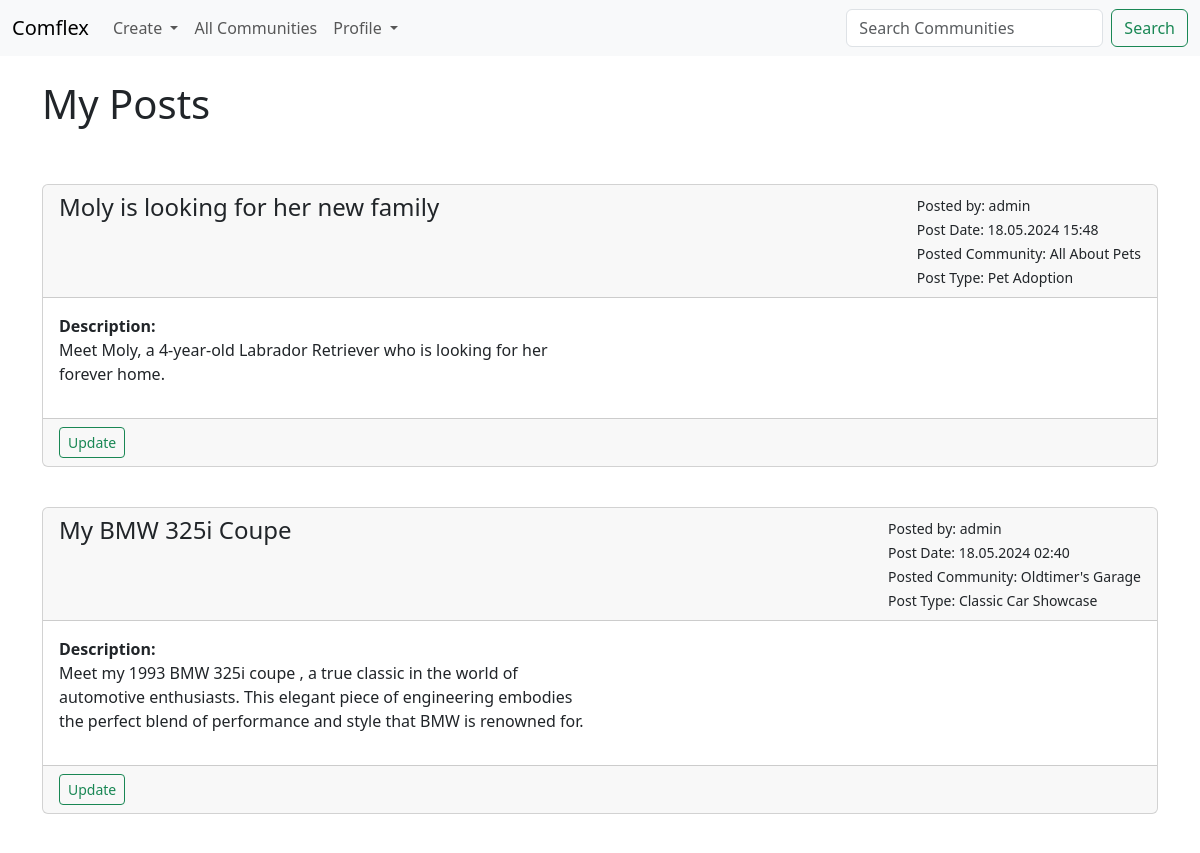
/my_posts (signed in, upper part), run on an earlier commit of the app's database.
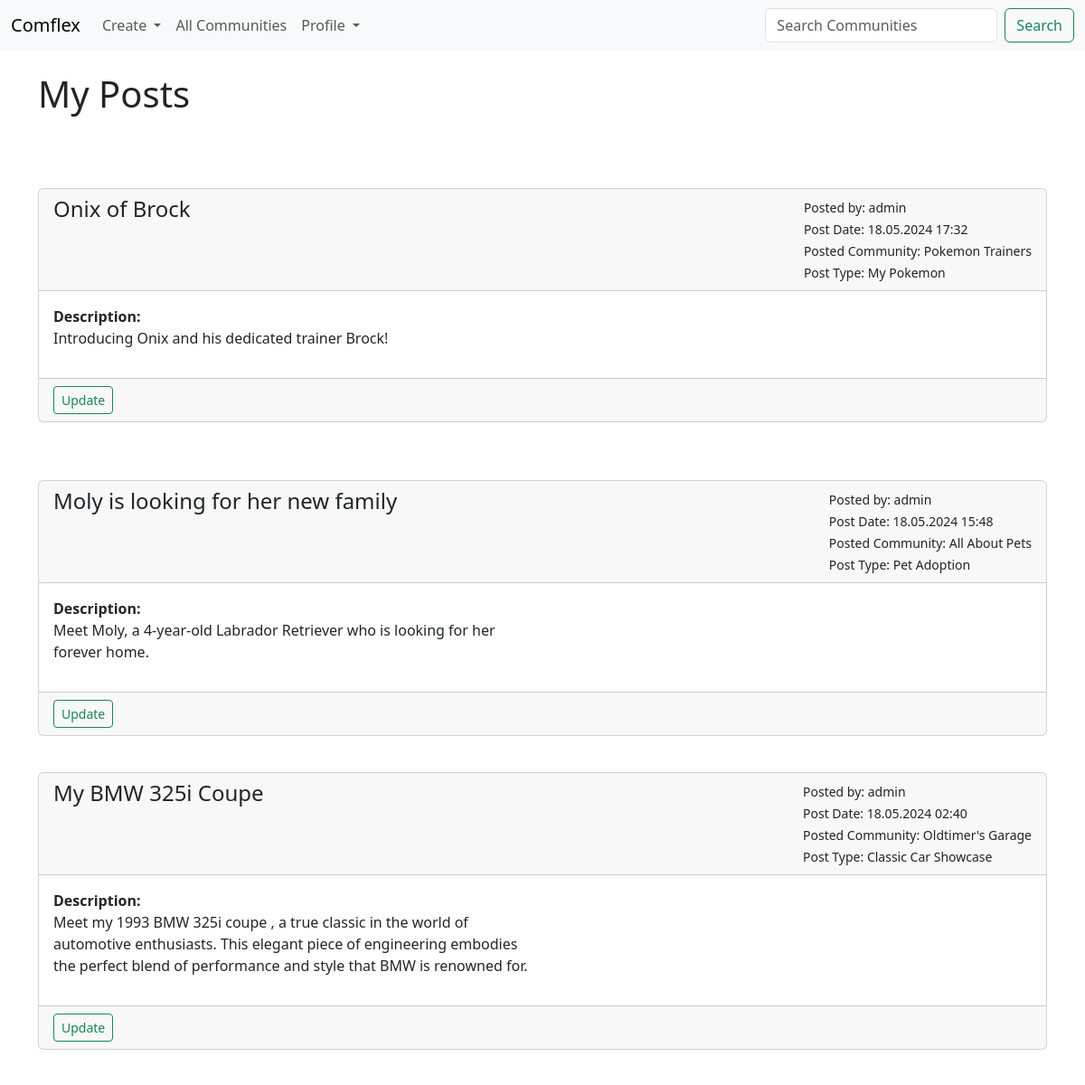
And on a later commit of the database.
### post_app/models.py (models this page shows, shortened)
class Posting(models.Model):
    name = models.CharField('Post Name', max_length=120)
    posting_date = models.DateTimeField(auto_now_add=True)
    community = models.ForeignKey(Community, blank=False, null=False, on_delete=models.CASCADE)
    description = models.TextField(blank=True)
    posted_by = models.ForeignKey(User, blank=False, null=True, on_delete=models.SET_NULL)
    custom_fields = models.TextField(blank=True, default='{}')  # Use TextField for custom fields
    post_type = models.ForeignKey(PostType, related_name='postings', on_delete=models.CASCADE, null=True)  # Allow null for now to handle migration
    likes = models.ManyToManyField(User, related_name='post_likes', blank=True)
    dislikes = models.ManyToManyField(User, related_name='post_dislikes', blank=True)

class Community(models.Model):
    name = models.CharField('Community Name', max_length=120)
    is_public = models.BooleanField(default=True, help_text="Check if the community is public!")
    creation_date = models.DateTimeField(auto_now_add=True)
    description = models.TextField(blank=True)
    owner_id = models.IntegerField('Community Owner', blank=False, default=1)
    owner_username = models.ForeignKey(User, blank=False, null=True, on_delete=models.SET_NULL)
    members = models.ManyToManyField(User, related_name='communities', blank=True)
    def __str__(self):
        return self.name

class PostType(models.Model):
    post_type_name = models.CharField(max_length=100)
    community = models.ForeignKey(Community, related_name='post_types', on_delete=models.CASCADE)

### post_app/views.py (the view)
# urls.py: path('my_posts', views.my_postings, name="my-posts"),
def my_postings(request):
    posting_list = Posting.objects.all().order_by('-posting_date')
    return render(request, 'posts/my_posts.html', {'posting_list': posting_list})

### post_app/templates/posts/my_posts.html (shortened to what this page needs)
{% extends 'posts/base.html' %}
{% load static %}
{% block content %}
    {% if user.is_authenticated %}
        <h1>My Posts</h1>
        <br/>
        {% for posting in posting_list %}
            {% if user == posting.posted_by %}
                <div class="card mb-3">
                    <div class="card-header">
                        <div class="d-flex justify-content-between">
                            <div>
                                <strong class="h4">{{ posting.name }}</strong>
                            </div>
                            <div class="text-right">
                                <small>
                                    Posted by: {{ posting.posted_by }}<br/>
                                    Post Date: {{ posting.posting_date|date:"d.m.Y H:i" }}<br/>
                                    Posted Community: {{ posting.community }}<br/>
                                    {% if posting.post_type %}
                                        Post Type: {{ posting.post_type.post_type_name }}
                                    {% else %}
                                        Post Type: None
                                    {% endif %}
                                </small>
                            </div>
                        </div>
                    </div>
                    <div class="card-body">
                        <div class="row">
                            <div class="col-md-6">
                                <strong>Description:</strong>
                                <p>{{ posting.description }}</p>
                            </div>
                        </div>
                    </div>
                    <div class="card-footer text-muted">
                        <a href="{% url 'modify-post' posting.id %}" class="btn btn-outline-success btn-sm">Update</a>
                    </div>
                </div>
            {% endif %}
            <br/>
        {% endfor %}
    {% else %}
        <h1>You must login to view this page!</h1>
        Login <a href="{% url 'login-user' %}">here</a>
    {% endif %}
{% endblock %}

What changed in the data, as far as the page shows it:
added Posting: name "Onix of Brock", posted_by "admin", posting_date "18.05.2024 17:32", community "Pokemon Trainers", post_type.post_type_name "My Pokemon", description "Introducing Onix and his dedicated trainer Brock!"
